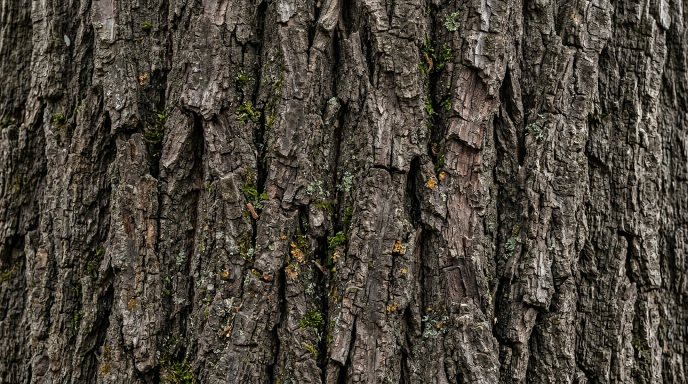
#> input picture tools/assets_src/bark.jpg, 1376 x 768 px (shown at 1/2 size)
$ python -i prep_materials.py   (imports and definitions only)
#> lines starting #> are read from the running program, lines starting #| are printed output that depends on the picture
#> further down, picture is the input picture: PIL image 1376x768 RGB; mean R, G, B 73.2, 67.3, 57.7
#!/usr/bin/env python3
"""Builds the shipped material set from the source scans in tools/assets_src/.

client/assets/textures/world/:
  <mat>_albedo.png / <mat>_normal.png   1K tiles per material
  terrain_{albedo,normal}_atlas.png     2x2 atlas: grass / sand / rock / snow
  prop_{albedo,normal}_atlas.png        2x2 atlas: brick / planks / cobble / metal
  foliage_*, bark_*                     vegetation

Normal maps come from the albedo luminance gradient so the lighting response matches the
visible detail. Run: /tmp/venv/bin/python tools/prep_materials.py
"""
import os

import numpy as np
from PIL import Image, ImageFilter

SRC = os.path.join(os.path.dirname(os.path.abspath(__file__)), 'assets_src') + '/'
OUT = os.path.join(os.path.dirname(os.path.abspath(__file__)), '..', 'client', 'assets', 'textures', 'world') + '/'
TERRAIN = ['grass', 'sand', 'rock', 'snow']
PROPS = ['brick', 'planks', 'cobble', 'metal']


def load(name, size=1024):
    for ext in ('.png', '.jpg'):
        p = SRC + name + ext
        if os.path.exists(p):
            im = Image.open(p).convert('RGB')
            s = min(im.size)
            l, t = (im.width - s) // 2, (im.height - s) // 2
            return im.crop((l, t, l + s, t + s)).resize((size, size), Image.LANCZOS)
    raise SystemExit('missing source art: ' + name)


def normal_map(im, strength=2.2):
#> called with strength = 2.2
    g = np.asarray(im.convert('L').filter(ImageFilter.GaussianBlur(1.2)), np.float32) / 255.0
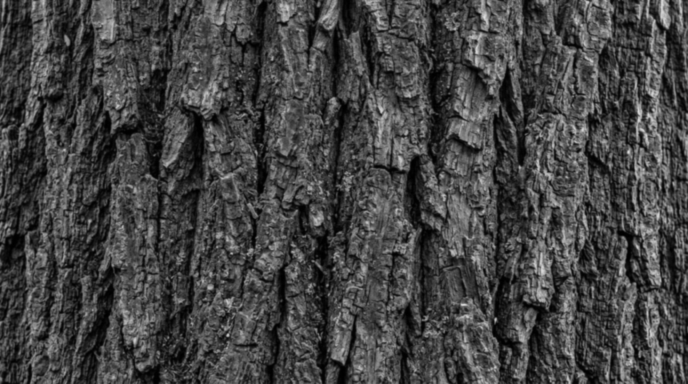
#> g: shape (768, 1376) float32 (shown at 1/2 size); min 0, max 0.878, mean 0.266
    dx = np.roll(g, -1, 1) - np.roll(g, 1, 1)
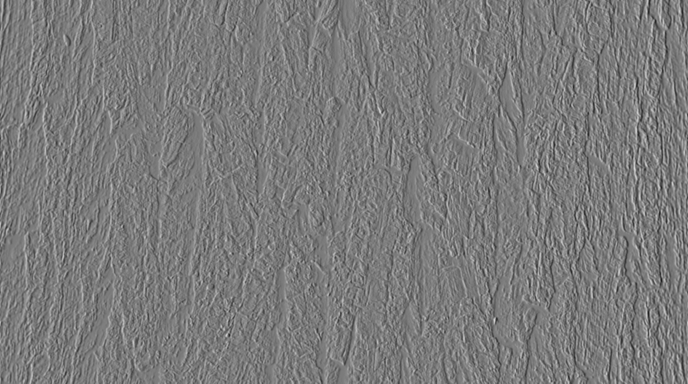
#> dx: shape (768, 1376) float32 (shown at 1/2 size); min -0.498, max 0.533, mean -7.61e-13; drawn with min black and max white
    dy = np.roll(g, -1, 0) - np.roll(g, 1, 0)
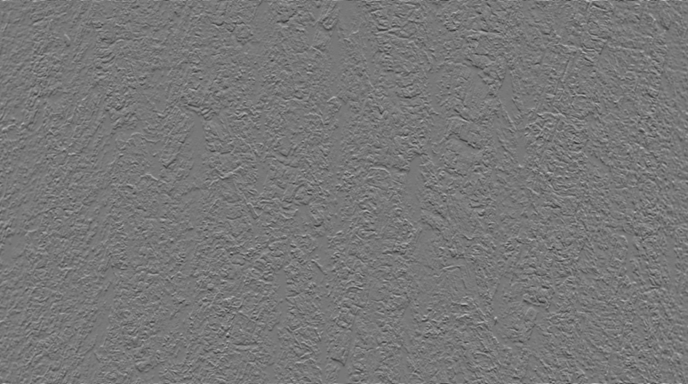
#> dy: shape (768, 1376) float32 (shown at 1/2 size); min -0.565, max 0.635, mean -2.17e-11; drawn with min black and max white
    nz = np.ones_like(g) * 0.55
    l = np.sqrt(dx * dx + dy * dy + nz * nz)
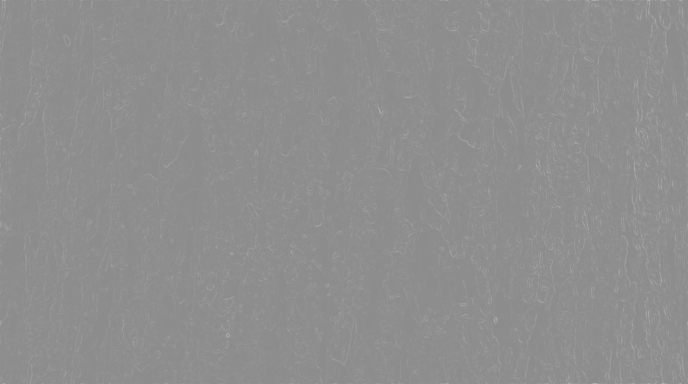
#> l: shape (768, 1376) float32 (shown at 1/2 size); min 0.55, max 0.842, mean 0.559
    out = np.stack([-dx * strength / l * .5 + .5, -dy * strength / l * .5 + .5, nz / l * .5 + .5], -1)
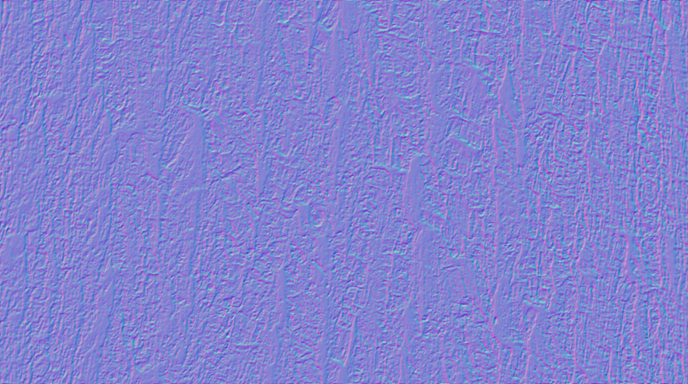
#> out: shape (768, 1376, 3) float32 (shown at 1/2 size); mean of channels 0, 1, 2 0.5, 0.5, 0.996; drawn with min black and max white
    return Image.fromarray((np.clip(out, 0, 1) * 255).astype(np.uint8))
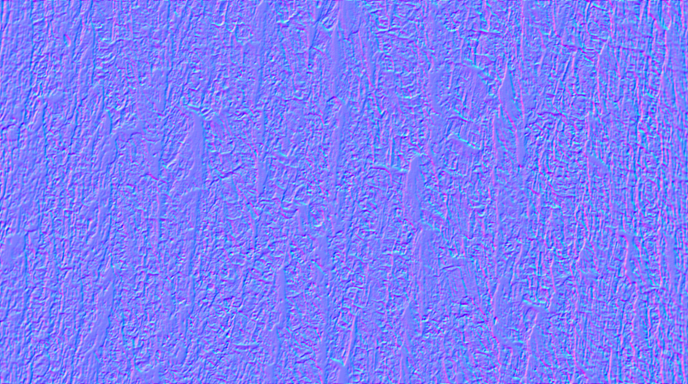
#> returned value: PIL image 1376x768 RGB (shown at 1/2 size); mean R, G, B 127, 127, 252.4


def atlas(mats, kind):
    a = Image.new('RGB', (2048, 2048))
    for i, m in enumerate(mats):
        a.paste(Image.open(OUT + m + '_' + kind + '.png').convert('RGB'), ((i % 2) * 1024, (i // 2) * 1024))
    return a


def main():
    os.makedirs(OUT, exist_ok=True)
    for m in TERRAIN + PROPS:
        im = load(m)
        im.save(OUT + m + '_albedo.png', optimize=True)
        normal_map(im).save(OUT + m + '_normal.png', optimize=True)
    # vegetation props (alpha-tested foliage, bark for trunks)
    foliage = load('foliage')
    foliage.save(OUT + 'foliage_albedo.png', optimize=True)
    normal_map(foliage).save(OUT + 'foliage_normal.png', optimize=True)
    bark = load('bark')
    bark.save(OUT + 'bark_albedo.png', optimize=True)
    normal_map(bark).save(OUT + 'bark_normal.png', optimize=True)
    for name, mats in (('terrain', TERRAIN), ('prop', PROPS)):
        for kind in ('albedo', 'normal'):
            atlas(mats, kind).save(OUT + name + '_' + kind + '_atlas.png', optimize=True)
    total = sum(os.path.getsize(OUT + f) for f in os.listdir(OUT))
    print('materials:', len(os.listdir(OUT)), 'files,', round(total / 1048576, 1), 'MB')


# [2 lines not run here, left out]

>>> from PIL import Image
>>> picture = Image.open('assets_src/bark.jpg')
>>> result = normal_map(picture)

$ run again, on tools/assets_src/grass.jpg
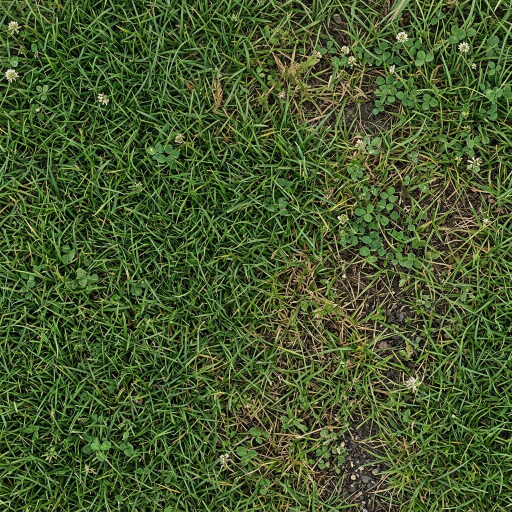
#> input picture tools/assets_src/grass.jpg, 1024 x 1024 px (shown at 1/2 size)
#> picture is the input picture: PIL image 1024x1024 RGB; mean R, G, B 70.4, 88.2, 46.3
#> in normal_map, `out = np.stack([-dx * strength / l * .5 + .5, -dy * strength / l * .5 ..`:
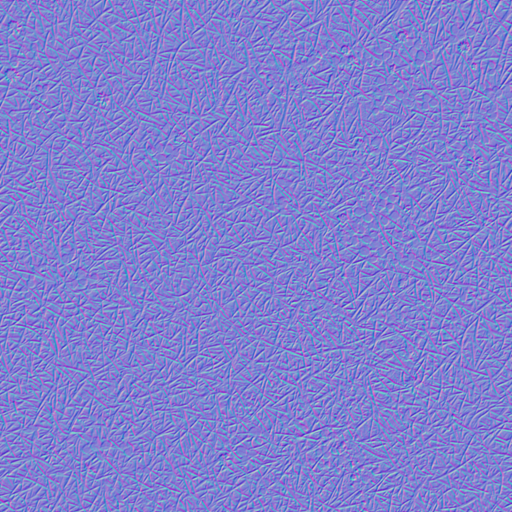
#> out: shape (1024, 1024, 3) float32 (shown at 1/2 size); mean of channels 0, 1, 2 0.5, 0.5, 0.99; drawn with min black and max white
#> in normal_map, `return Image.fromarray((np.clip(out, 0, 1) * 255).astype(np.uint8))`:
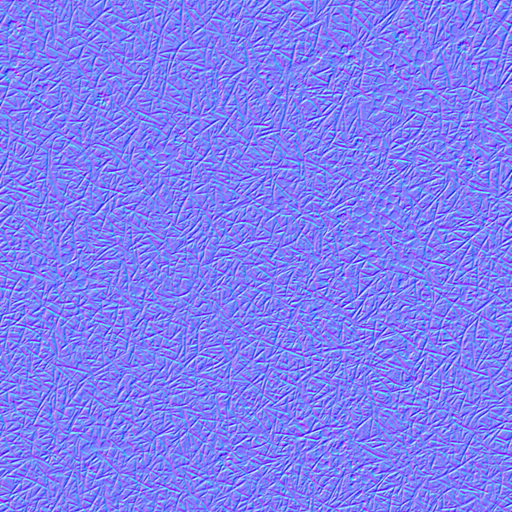
#> returned value: PIL image 1024x1024 RGB (shown at 1/2 size); mean R, G, B 127, 127, 251.1

$ run again, on tools/assets_src/metal.jpg
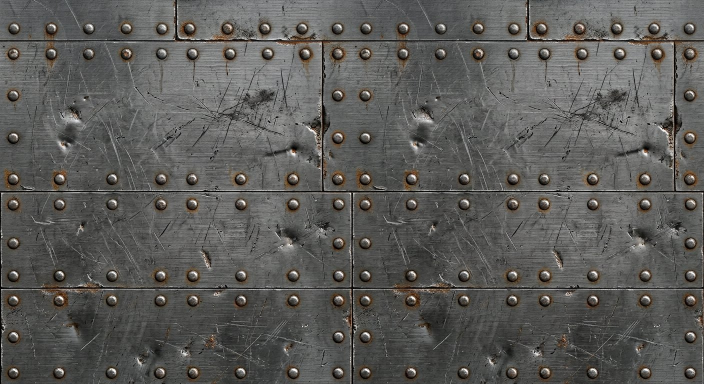
#> input picture tools/assets_src/metal.jpg, 1408 x 768 px (shown at 1/2 size)
#> picture is the input picture: PIL image 1408x768 RGB; mean R, G, B 91.9, 91.1, 88.2
#> in normal_map, `out = np.stack([-dx * strength / l * .5 + .5, -dy * strength / l * .5 ..`:
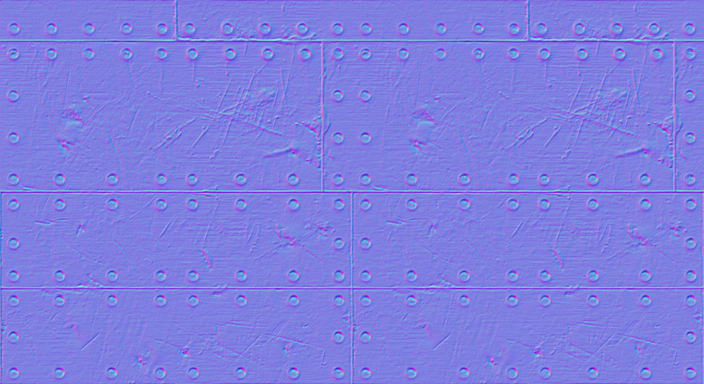
#> out: shape (768, 1408, 3) float32 (shown at 1/2 size); mean of channels 0, 1, 2 0.5, 0.5, 0.998; drawn with min black and max white
#> in normal_map, `return Image.fromarray((np.clip(out, 0, 1) * 255).astype(np.uint8))`:
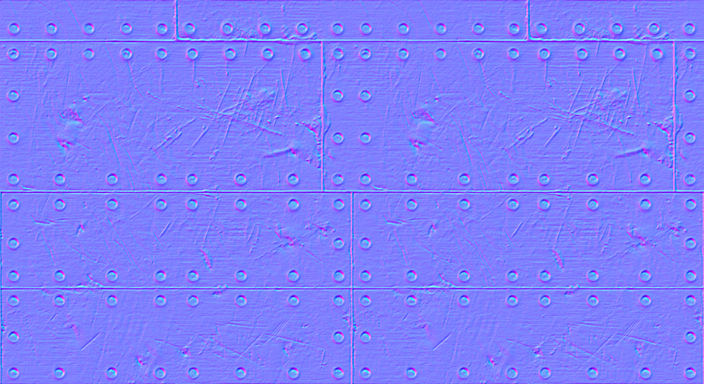
#> returned value: PIL image 1408x768 RGB (shown at 1/2 size); mean R, G, B 126.9, 127.1, 253.5

$ run again, on tools/assets_src/planks.jpg
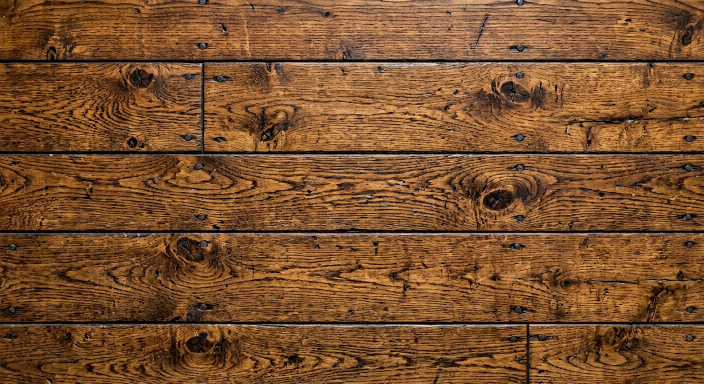
#> input picture tools/assets_src/planks.jpg, 1408 x 768 px (shown at 1/2 size)
#> picture is the input picture: PIL image 1408x768 RGB; mean R, G, B 123.9, 80.5, 44.8
#> in normal_map, `out = np.stack([-dx * strength / l * .5 + .5, -dy * strength / l * .5 ..`:
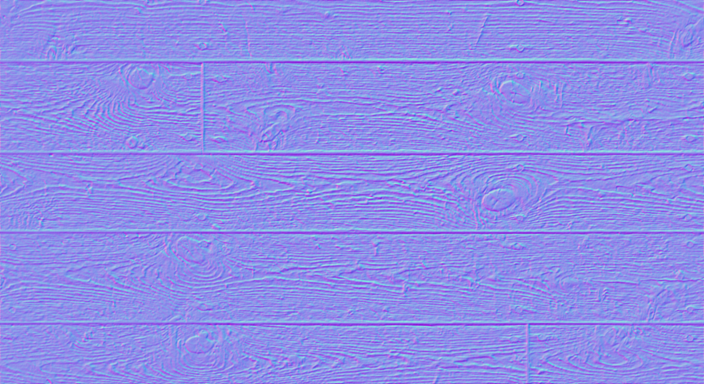
#> out: shape (768, 1408, 3) float32 (shown at 1/2 size); mean of channels 0, 1, 2 0.5, 0.5, 0.997; drawn with min black and max white
#> in normal_map, `return Image.fromarray((np.clip(out, 0, 1) * 255).astype(np.uint8))`:
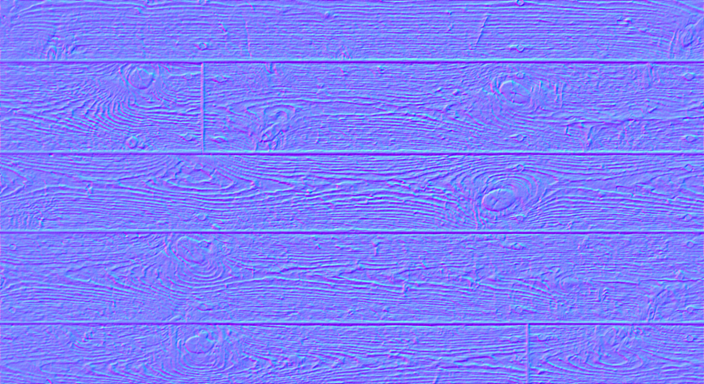
#> returned value: PIL image 1408x768 RGB (shown at 1/2 size); mean R, G, B 127, 127.2, 252.9
